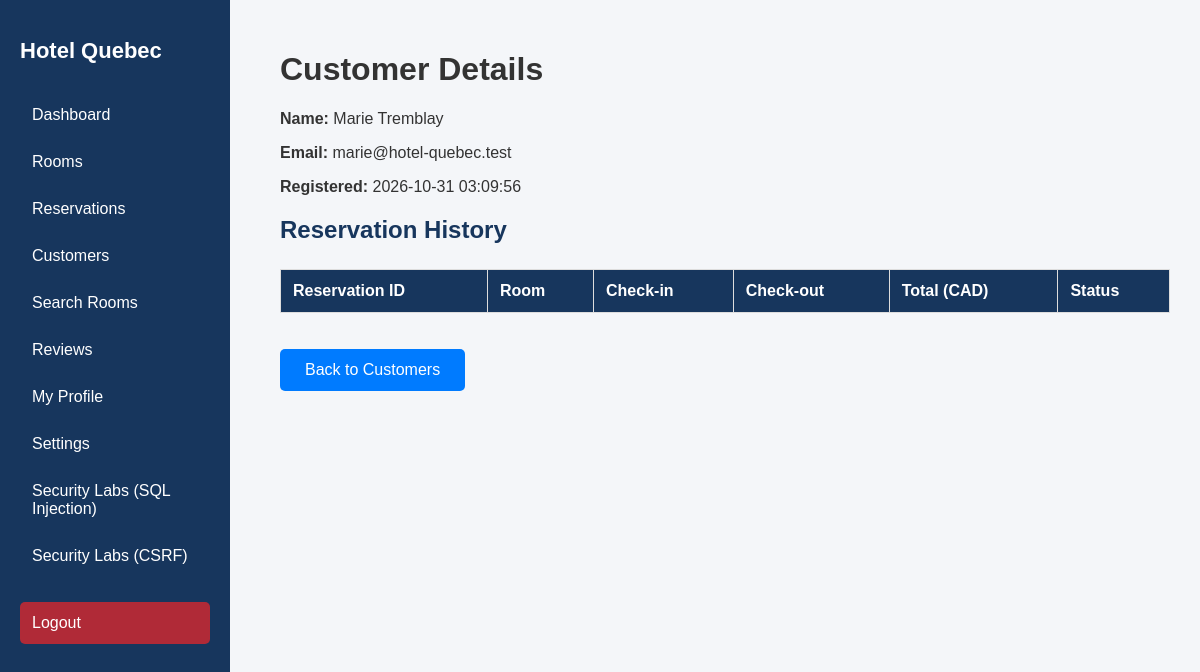
/admin/customer.php?id=2 (signed in), run on the app's committed database.
### tables this page shows
CREATE TABLE `users` (
  `id` int(11) NOT NULL AUTO_INCREMENT,
  `full_name` varchar(150) NOT NULL,
  `email` varchar(150) NOT NULL,
  `password` varchar(255) NOT NULL,
  `role` enum('admin','customer') NOT NULL DEFAULT 'customer',
  `created_at` timestamp NULL DEFAULT current_timestamp(),
  PRIMARY KEY (`id`),
  UNIQUE KEY `email` (`email`)
);

### admin/customer.php (the view, shortened to what this page needs)
<?php
require_once "../config/database.php";
$id = filter_input(INPUT_GET, "id", FILTER_VALIDATE_INT);
$stmt = $pdo->prepare(
    "SELECT id, full_name, email, created_at
     FROM users
     WHERE id = ? AND role = 'customer'"
);
$stmt->execute([$id]);
$customer = $stmt->fetch(PDO::FETCH_ASSOC);
function e($value) {
    return htmlspecialchars((string)$value, ENT_QUOTES, "UTF-8");
}
?>
<!DOCTYPE html>
<html lang="en">
<head>
    <link rel="stylesheet" href="../assets/css/style.css">
</head>
<body>
<?php include "../includes/sidebar.php"; ?>
<div class="dashboard-content">
    <h1>Customer Details</h1>
    <p><strong>Name:</strong> <?= e($customer["full_name"]) ?></p>
    <p><strong>Email:</strong> <?= e($customer["email"]) ?></p>
    <p><strong>Registered:</strong> <?= e($customer["created_at"]) ?></p>
    <h2>Reservation History</h2>
    <table class="data-table">
        <thead>
            <tr>
                <th>Reservation ID</th>
                <th>Room</th>
                <th>Check-in</th>
                <th>Check-out</th>
                <th>Total (CAD)</th>
                <th>Status</th>
            </tr>
        </thead>
    </table>
    <p>
        <a href="customers.php" class="btn">Back to Customers</a>
    </p>
</div>
</body>
</html>

### assets/css/style.css (style rules this page uses)
* { box-sizing: border-box; }
body { margin: 0; font-family: Arial, sans-serif; background-color: #f4f6f9; color: #333; }
h2 { color: #17365d; }
.btn { display: inline-block; margin-top: 20px; padding: 12px 25px; background-color: #007bff; color: white; text-decoration: none; border-radius: 5px; }
.dashboard-content { margin-left: 250px; padding: 30px; }
.data-table { width: 100%; border-collapse: collapse; margin-top: 25px; background: white; }
.data-table th, .data-table td { padding: 12px; border: 1px solid #ddd; text-align: left; }
.data-table th { background: #17365d; color: white; }

### data on the page
users: full_name "Marie Tremblay", email "marie@hotel-quebec.test", created_at "2026-10-31 03:09:56"
